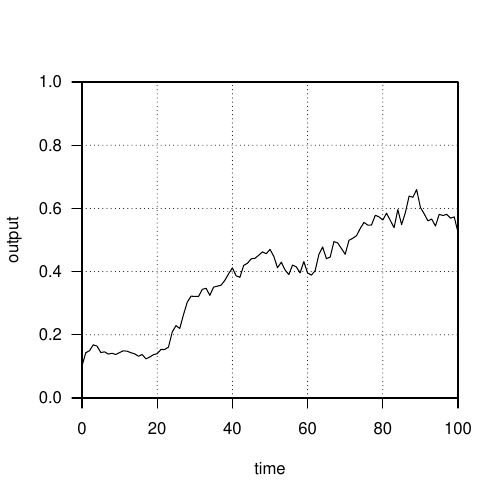

The script that saved this image:
d <- data.frame(read.table("recnet.dat"))
names(d) <- c("t","output")
attach(d)
pdf( "recnet.pdf", height=5, width=5 )
plot( t, output, type="l", xlab="time", ylab="output", ylim=c(0,1),
     xaxs="i", las=1, yaxs="i" )
grid( col="black" )
dev.off()
